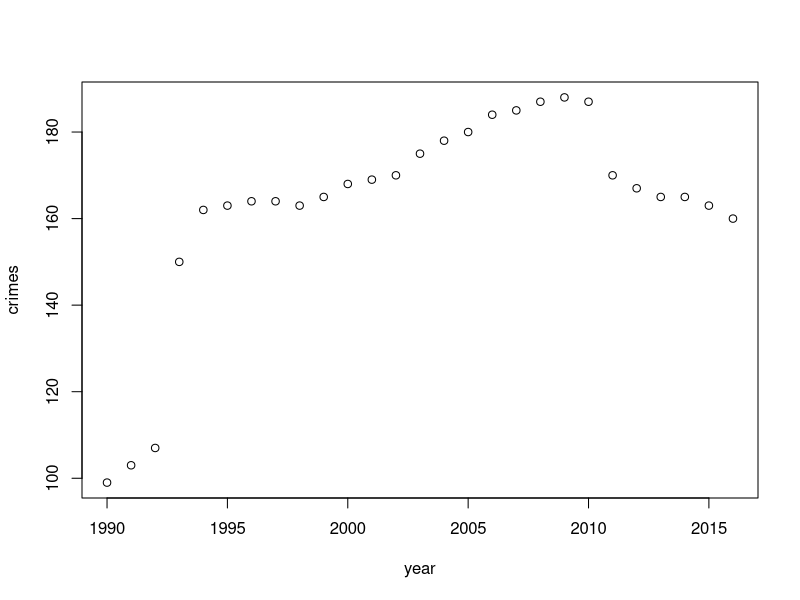

Recreate this plot in R.
## ---- chunk 1
knitr::opts_chunk$set(echo = TRUE)
library(readr)

crimes <- read_csv("crimedata.csv")
## ---- chunk 2
plot(crimes)
## ---- chunk 3
maxcrimes <- max(crimes$crimes)
library(dplyr)
latestcrimes <- last(crimes$crimes)
